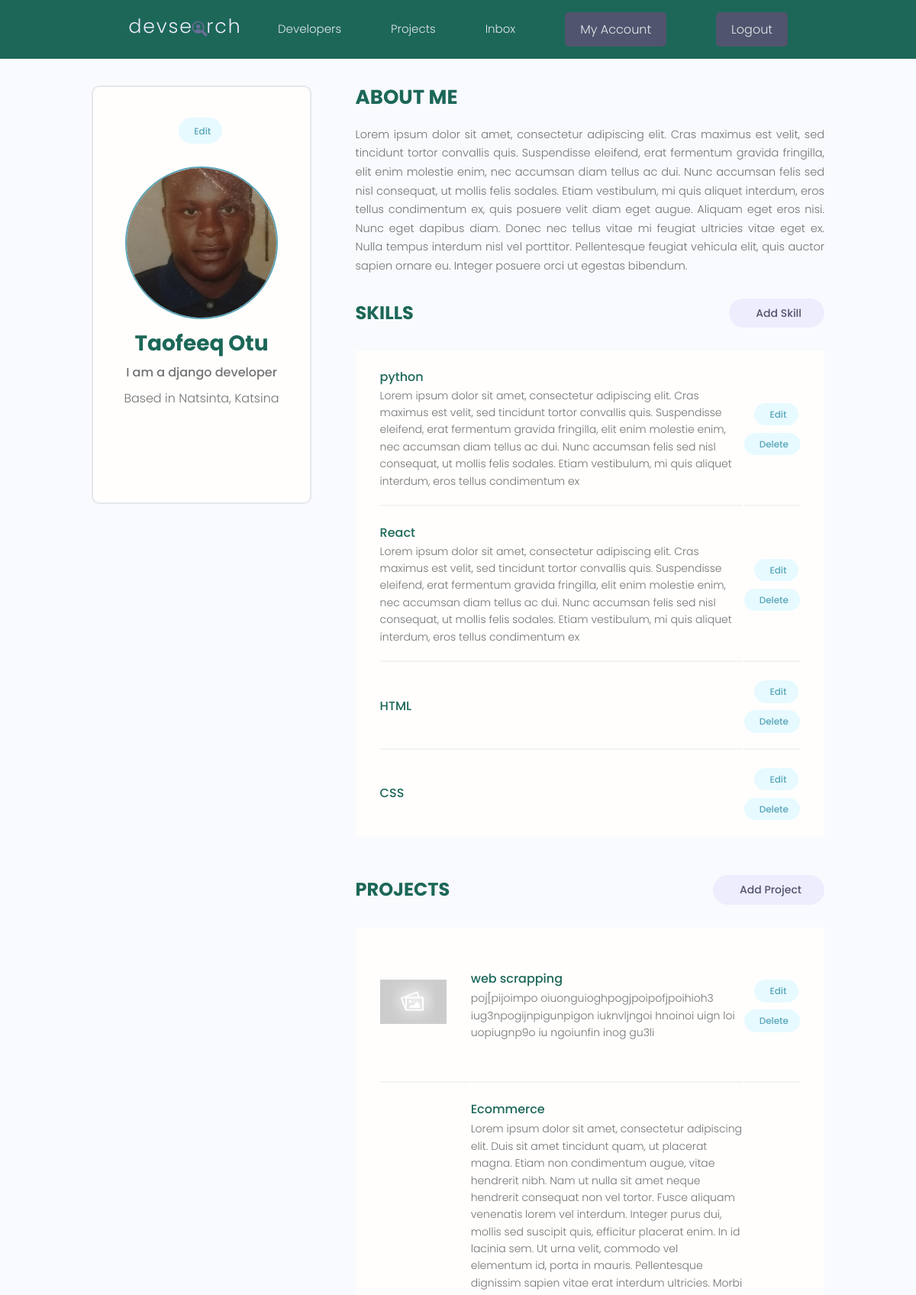
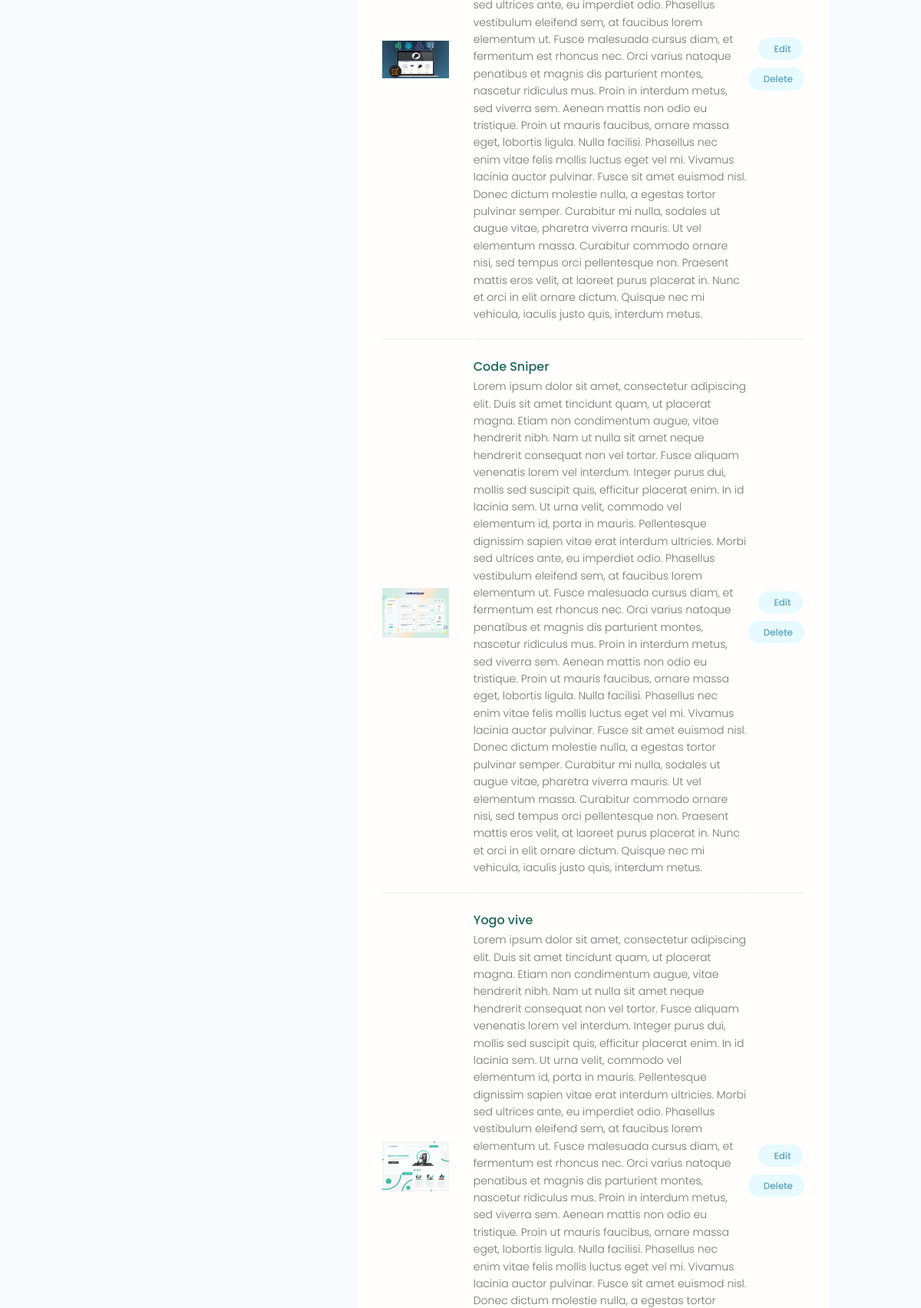
The app's page /account/ (signed in, upper part) with its own data (2 pictures, top to bottom).
### users/models.py (models this page shows, shortened)
class Profile(models.Model):
    user = models.OneToOneField(User, on_delete=models.CASCADE, null=True, blank=True)
    name=models.CharField(max_length=200, blank=True, null=True)
    email= models.EmailField(max_length=500, blank=True, null=True)
    username = models.CharField(max_length=200, blank=True, null=True)
    Location = models.CharField(max_length=200, blank=True, null=True)
    short_intro= models.CharField(max_length=200, blank=True, null=True)
    bio = models.TextField(blank=True, null=True)
    profile_image=models.ImageField(null=True, blank=True, upload_to='profiles/', default='profiles/user-default.png')
    social_github = models.CharField(max_length=200, blank=True, null=True)
    social_twitter = models.CharField(max_length=200, blank=True, null=True)
    social_linkedin = models.CharField(max_length=200, blank=True, null=True)
    social_youtube = models.CharField(max_length=200, blank=True, null=True)
    social_website = models.CharField(max_length=200, blank=True, null=True)
    created = models.DateTimeField(auto_now_add=True)
    id = models.UUIDField(default=uuid.uuid4, unique=True, primary_key=True,
                          editable=False)
    class Meta:
        ordering=['created']
    @property
    def imageURL(self):
        try:
            url = self.profile_image.url
        except:
            url = ''
        return url

class Skills(models.Model):
    owner= models.ForeignKey(Profile, on_delete=models.CASCADE, null=True, blank=True)
    name= models.CharField(max_length=200, blank=True, null=True)
    description = models.TextField(null=True, blank=True)
    created = models.DateTimeField(auto_now_add=True)
    id = models.UUIDField(default=uuid.uuid4, unique=True, primary_key=True,
                          editable=False)

### projects/models.py (models this page shows, shortened)
class Project(models.Model):
    owner= models.ForeignKey(Profile, null=True, blank=True, on_delete=models.CASCADE)
    title = models.CharField(max_length=200)
    description= models.TextField(null=True, blank=True)
    featured_image=models.ImageField(null=True, blank=True, default='default.jpeg')
    demo_link = models.CharField(max_length=2000, null=True, blank=True)
    source_link = models.CharField(max_length=2000, null=True, blank=True)
    tags=models.ManyToManyField('Tag', blank=True)
    vote_total=models.IntegerField(default=0, null=True)
    vote_ratio = models.IntegerField(default=0, null=True)
    created = models.DateTimeField(auto_now_add=True)
    id= models.UUIDField(default=uuid.uuid4, unique=True, primary_key=True,
                         editable=False)
    class Meta:
        ordering=['-vote_ratio', '-vote_total', 'title']
    @property
    def imageURL(self):
        try:
            url = self.featured_image.url
        except:
            url= ''
        return url

### users/views.py (the view)
# urls.py: path('account/', views.userAccount, name='account'),
@login_required(login_url='login')
def userAccount(request):
    profile=request.user.profile
    skills = profile.skills_set.all()
    projects= profile.project_set.all()
    context= {'profile':profile,'skills':skills, 'projects':projects}
    return render(request, 'users/account.html', context)

### users/templates/users/account.html (shortened to what this page needs)
{% extends 'main.html' %}
{% block content %}
  <main class="settingsPage profile my-md">
    <div class="container">
      <div class="layout">
        <div class="column column--1of3">
          <div class="card text-center">
            <div class="card__body dev">
              <a class="tag tag--pill tag--main settings__btn" href="{% url 'edit-account'%}"> Edit</a>
              <img class="avatar avatar--xl dev__avatar" src="{{profile.imageURL}}" />
              <h2 class="dev__name">{{profile.name}}</h2>
              <p class="dev__title">{{profile.short_intro}}</p>
              <p class="dev__location">Based in {{profile.Location}}</p>
              <ul class="dev__social">
              </ul>
            </div>
          </div>
        </div>
        <div class="column column--2of3">
          <div class="devInfo">
            <h3 class="devInfo__title">About Me</h3>
            <p class="devInfo__about">{{profile.bio}}
            </p>
          </div>
          <div class="settings">
            <h3 class="settings__title">Skills</h3>
            <a class="tag tag--pill tag--sub settings__btn tag--lg" href="{% url 'create-skill' %}"> Add Skill</a>
          </div>
          <table class="settings__table">
            {% for skill in skills%}
            <tr>
              <td class="settings__tableInfo">
                <h4>{{skill.name}}</h4>
                <p> {{skill.description}}</p>
              </td>
              <td class="settings__tableActions">
                <a class="tag tag--pill tag--main settings__btn" href="{% url 'update-skill' skill.id %}"> Edit</a>
                <a class="tag tag--pill tag--main settings__btn" href="{% url 'delete-skill' skill.id %}?next=/account">
                  Delete</a>
              </td>
            </tr>
            {% endfor %}
          </table>
          <div class="settings">
            <h3 class="settings__title">Projects</h3>
            <a class="tag tag--pill tag--sub settings__btn tag--lg" href="{% url 'create-project' %}"> Add Project</a>
          </div>
          <table class="settings__table">
            {% for project in projects %}
            <tr>
              <td class="settings__thumbnail">
                <a href="{% url 'project' project.id %}"><img src="{{project.imageURL}}" alt="Project Thumbnail" /></a>
              </td>
              <td class="settings__tableInfo">
                <a href="{% url 'project' project.id %}">{{project.title}}</a>
                <p>{{project.description}}</p>
              </td>
              <td class="settings__tableActions">
                <a class="tag tag--pill tag--main settings__btn" href="{% url 'update-project' project.id %}"> Edit</a>
                <a class="tag tag--pill tag--main settings__btn" href="{% url 'delete-project' project.id %}?next=/account">
                  Delete</a>
              </td>
            </tr>
            {% endfor %}
          </table>
        </div>
      </div>
    </div>
  </main>
{% endblock content %}

### static/styles/app.css (style rules this page uses)
:root { --color-sub: #1C6758; }
.card { border: 2px solid var(--color-light); }
img { width: 100%; }
.profile .card > .dev { padding: 4rem; }
.dev__avatar { display: block; margin: auto; }
.dev__name { color: var(--color-sub); font-size: 2.8rem; font-weight: 700; margin-top: 1rem; margin-bottom: 0.5rem; }
.dev__title { font-size: 1.6rem; font-weight: 500; line-height: 1.3; }
.dev__location { margin-top: 1rem; }
.dev__social { margin: 3rem 0; list-style: none; display: flex; justify-content: center; gap: 1.5rem; }
.devInfo { margin-bottom: 3rem; }
.devInfo__title, .devInfo__subtitle { font-size: 2.6rem; color: var(--color-sub); text-transform: uppercase; font-weight: 700; margin-bottom: 1.5rem; }
.devInfo__about, .devSkill__info { font-size: 1.45rem; line-height: 1.7; text-align: justify; }
.settingsPage .dev > .settings__btn { display: inline-block; margin-bottom: 3rem; }
.settings { display: flex; justify-content: space-between; align-items: center; }
.settings__title { font-size: 2.4rem; text-transform: uppercase; font-weight: 700; color: var(--color-sub); }
.settings__table { margin-top: 3rem; margin-bottom: 5rem; padding: 0 3rem; background: var(--color-white); }
.settings__table tr { width: 100%; }
.settings__table tr > td { padding: 2rem 0; }
.settings__table tr:not(:last-child) td { border-bottom: 2px solid var(--color-white-light); }
.settings__thumbnail { width: 23%; min-width: 10rem; }
.settings__thumbnail img { padding-right: 3rem; height: 15rem; object-fit: contain; }
.settings__tableInfo { width: 100%; }
.settings__tableInfo h4, .settings__tableInfo a { padding-right: 1rem; width: auto; font-size: 1.6rem; font-weight: 500; color: var(--color-sub); }
.settings__tableInfo p { font-size: 1.4rem; }
.settings__tableActions { text-align: right; }

### static/uikit/styles/modules/_variables.css (style rules this page uses)
:root { --color-main: #5aa5b9; --color-main-light: #e6faff; --color-sub: #3f4156; --color-sub-light: #51546e; --color-sub-lighter: #ededfd; --color-text: #737373; --color-gray: #8b8b8b; --color-light: #e5e7eb; --color-light-gray: #767676; --color-bg: #f8fafd; --color-white: #fffefd; --color-white-light: #f3f3f3; --color-success: #359e64; --color-success-bg: #def8e8; --color-error: #fc4b0b; --color-error-bg: #fff2ee; --font-base: 'Poppins', arial, helvetica, 'Segoe UI', roboto, ubuntu, sans-serif; --font-monospace: 'Fira Code', 'Courier New', courier, monospace; --font-regular: 300; --font-medium: 500; --font-bold: 700; --generic-shadow: 1px 1px 5px #00000010; --generic-transition: all 0.3s ease-in-out; }

### static/uikit/styles/modules/_base.css (style rules this page uses)
* { margin: 0; padding: 0; box-sizing: border-box; text-rendering: optimizeLegibility; color: inherit; font-size: inherit; }
html { font-size: 50%; }
@media only screen and (min-width: 480px) { html { font-size: 56.25%; } }
@media only screen and (min-width: 1200px) { html { font-size: 62.5%; } }
body { line-height: 1.6; font-weight: 400; font-size: 1.5rem; color: var(--color-text); background-color: var(--color-bg); min-height: 100vh; }

### static/uikit/styles/modules/_typography.css (style rules this page uses)
* { font-family: var(--font-base); }
h2 { font-size: 3.6rem; font-weight: var(--font-bold); }
h3 { font-size: 3.2rem; font-weight: var(--font-medium); }
h4 { font-size: 2.8rem; font-weight: var(--font-medium); }
p, span, strong { font-size: 1.6rem; color: var(--color-text); font-weight: var(--font-regular); }
a { padding-bottom: 2px; text-decoration: none; display: inline-block; color: var(--color-main); font-weight: var(--font-medium); }

### static/uikit/styles/modules/_utilities.css (style rules this page uses)
.container { width: 92%; max-width: 165rem; margin: 0 auto; box-sizing: border-box; }
@media screen and (min-width: 1000px) { .container { width: 90%; } }
@media screen and (min-width: 1200px) { .container { width: 80%; } }
.text-center { text-align: center; }
.my-md { margin: 3rem auto; }

### static/uikit/styles/modules/_avatar.css (style rules this page uses)
.avatar { border-radius: 50%; border: 2px solid var(--color-main); object-fit: cover; }
.avatar--xl { height: 20rem; width: 20rem; }

### static/uikit/styles/modules/_card.css (style rules this page uses)
.card { border-radius: 1rem; background-color: var(--color-white); border: 1.5px solid var(--color-light); width: auto; height: auto; margin-top: 0.5rem; margin-bottom: 0.5rem; overflow: hidden; }
.card__body, .card__header { padding: 2rem 2.5rem; }

### static/uikit/styles/modules/_layout.css (style rules this page uses)
.layout { display: flex; flex-flow: row wrap; justify-content: space-between; }
.layout > .column { margin-bottom: 3rem; }
.layout > .column.column--1of3 { flex-basis: 30%; }
.layout > .column.column--2of3 { flex-basis: 64%; }

### records on screen
Profile: imageURL (picture), name "Taofeeq Otu", short_intro "I am a django developer", Location "Natsinta, Katsina", bio "Lorem ipsum dolor sit amet, consectetur adipiscing elit. Cras maximus est velit, sed tincidunt tortor convallis quis. Suspendisse eleifend, erat fermentum gravida fringilla, elit enim molestie enim, nec accumsan diam tellus ac dui. Nunc accumsan felis sed nisl consequat, ut mollis felis sodales. Etiam vestibulum, mi quis aliquet interdum, eros tellus condimentum ex, quis posuere velit diam eget augue. Aliquam eget eros nisi. Nunc eget dapibus diam. Donec nec tellus vitae mi feugiat ultricies vitae eget ex. Nulla tempus interdum nisl vel porttitor. Pellentesque feugiat vehicula elit, quis auctor sapien ornare eu. Integer posuere orci ut egestas bibendum."
Skills: name "python", description "Lorem ipsum dolor sit amet, consectetur adipiscing elit. Cras maximus est velit, sed tincidunt tortor convallis quis. Suspendisse eleifend, erat fermentum gravida fringilla, elit enim molestie enim, nec accumsan diam tellus ac dui. Nunc accumsan felis sed nisl consequat, ut mollis felis sodales. Etiam vestibulum, mi quis aliquet interdum, eros tellus condimentum ex"
Skills: name "React", description "Lorem ipsum dolor sit amet, consectetur adipiscing elit. Cras maximus est velit, sed tincidunt tortor convallis quis. Suspendisse eleifend, erat fermentum gravida fringilla, elit enim molestie enim, nec accumsan diam tellus ac dui. Nunc accumsan felis sed nisl consequat, ut mollis felis sodales. Etiam vestibulum, mi quis aliquet interdum, eros tellus condimentum ex"
Skills: name "HTML"
Skills: name "CSS"
Project: imageURL (placeholder picture), title "web scrapping", description "poj[pijoimpo oiuonguioghpogjpoipofjpoihioh3 iug3npogijnpigunpigon iuknvljngoi hnoinoi uign loi uopiugnp9o iu ngoiunfin inog gu3li"
Project: imageURL (picture), title "Ecommerce", description "Lorem ipsum dolor sit amet, consectetur adipiscing elit. Duis sit amet tincidunt quam, ut placerat magna. Etiam non condimentum augue, vitae hendrerit nibh. Nam ut nulla sit amet neque hendrerit consequat non vel tortor. Fusce aliquam venenatis lorem vel interdum. Integer purus dui, mollis sed suscipit quis, efficitur placerat enim. In id lacinia sem. Ut urna velit, commodo vel elementum id, porta in mauris. Pellentesque dignissim sapien vitae erat interdum ultricies. Morbi sed ultrices ante, eu imperdiet odio. Phasellus vestibulum eleifend sem, at faucibus lorem elementum ut. Fusce malesuada cursus diam, et fermentum est rhoncus nec. Orci varius natoque penatibus et magnis dis parturient…"
Project: imageURL (picture), title "Code Sniper", description "Lorem ipsum dolor sit amet, consectetur adipiscing elit. Duis sit amet tincidunt quam, ut placerat magna. Etiam non condimentum augue, vitae hendrerit nibh. Nam ut nulla sit amet neque hendrerit consequat non vel tortor. Fusce aliquam venenatis lorem vel interdum. Integer purus dui, mollis sed suscipit quis, efficitur placerat enim. In id lacinia sem. Ut urna velit, commodo vel elementum id, porta in mauris. Pellentesque dignissim sapien vitae erat interdum ultricies. Morbi sed ultrices ante, eu imperdiet odio. Phasellus vestibulum eleifend sem, at faucibus lorem elementum ut. Fusce malesuada cursus diam, et fermentum est rhoncus nec. Orci varius natoque penatibus et magnis dis parturient…"
Project: imageURL (picture), title "Yogo vive"
